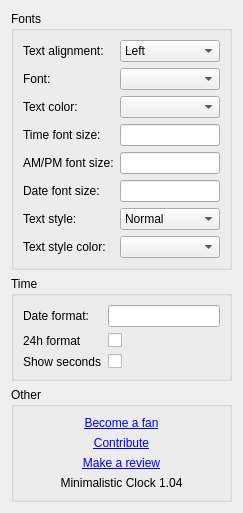
<?xml version="1.0" encoding="UTF-8"?>
<ui version="4.0">
 <class>plasmoidConfig</class>
 <widget class="QWidget" name="plasmoidConfig">
  <property name="geometry">
   <rect>
    <x>0</x>
    <y>0</y>
    <width>243</width>
    <height>453</height>
   </rect>
  </property>
  <property name="sizePolicy">
   <sizepolicy hsizetype="Expanding" vsizetype="Preferred">
    <horstretch>0</horstretch>
    <verstretch>0</verstretch>
   </sizepolicy>
  </property>
  <layout class="QVBoxLayout" name="verticalLayout">
   <item>
    <widget class="QGroupBox" name="fontsGroupBox">
     <property name="title">
      <string>Fonts</string>
     </property>
     <layout class="QHBoxLayout" name="horizontalLayout_2">
      <item>
       <layout class="QFormLayout" name="formLayout_2">
        <item row="0" column="0">
         <widget class="QLabel" name="label">
          <property name="text">
           <string>Text alignment:</string>
          </property>
         </widget>
        </item>
        <item row="0" column="1">
         <widget class="KComboBox" name="kcfg_textAlignment">
          <property name="sizePolicy">
           <sizepolicy hsizetype="Expanding" vsizetype="Fixed">
            <horstretch>0</horstretch>
            <verstretch>0</verstretch>
           </sizepolicy>
          </property>
          <item>
           <property name="text">
            <string>Left</string>
           </property>
          </item>
          <item>
           <property name="text">
            <string>Center</string>
           </property>
          </item>
          <item>
           <property name="text">
            <string>Right</string>
           </property>
          </item>
         </widget>
        </item>
        <item row="1" column="0">
         <widget class="QLabel" name="label">
          <property name="text">
           <string>Font:</string>
          </property>
         </widget>
        </item>
        <item row="1" column="1">
         <widget class="KFontComboBox" name="kcfg_textFont">
          <property name="sizePolicy">
           <sizepolicy hsizetype="Expanding" vsizetype="Fixed">
            <horstretch>0</horstretch>
            <verstretch>0</verstretch>
           </sizepolicy>
          </property>
         </widget>
        </item>
        <item row="2" column="0">
         <widget class="QLabel" name="label_2">
          <property name="text">
           <string>Text color:</string>
          </property>
         </widget>
        </item>
        <item row="2" column="1">
         <widget class="KColorCombo" name="kcfg_textColor">
          <property name="sizePolicy">
           <sizepolicy hsizetype="Expanding" vsizetype="Fixed">
            <horstretch>0</horstretch>
            <verstretch>0</verstretch>
           </sizepolicy>
          </property>
         </widget>
        </item>
        <item row="3" column="0">
         <widget class="QLabel" name="label">
          <property name="text">
           <string>Time font size:</string>
          </property>
         </widget>
        </item>
        <item row="3" column="1">
         <widget class="KLineEdit" name="kcfg_timeStringFontSize"/>
        </item>
        <item row="4" column="0">
         <widget class="QLabel" name="label">
          <property name="text">
           <string>AM/PM font size:</string>
          </property>
         </widget>
        </item>
        <item row="4" column="1">
         <widget class="KLineEdit" name="kcfg_ampmStringFontSize"/>
        </item>
        <item row="5" column="0">
         <widget class="QLabel" name="label">
          <property name="text">
           <string>Date font size:</string>
          </property>
         </widget>
        </item>
        <item row="5" column="1">
         <widget class="KLineEdit" name="kcfg_dateStringFontSize"/>
        </item>
        <item row="6" column="0">
         <widget class="QLabel" name="label">
          <property name="text">
           <string>Text style:</string>
          </property>
         </widget>
        </item>
        <item row="6" column="1">
         <widget class="KComboBox" name="kcfg_fontStyleName">
          <property name="sizePolicy">
           <sizepolicy hsizetype="Expanding" vsizetype="Fixed">
            <horstretch>0</horstretch>
            <verstretch>0</verstretch>
           </sizepolicy>
          </property>
          <item>
           <property name="text">
            <string>Normal</string>
           </property>
          </item>
          <item>
           <property name="text">
            <string>Raised</string>
           </property>
          </item>
          <item>
           <property name="text">
            <string>Outlined</string>
           </property>
          </item>
          <item>
           <property name="text">
            <string>Sunken</string>
           </property>
          </item>
         </widget>
        </item>
        <item row="7" column="0">
         <widget class="QLabel" name="label_2">
          <property name="text">
           <string>Text style color:</string>
          </property>
         </widget>
        </item>
        <item row="7" column="1">
         <widget class="KColorCombo" name="kcfg_fontStyleColor">
          <property name="sizePolicy">
           <sizepolicy hsizetype="Expanding" vsizetype="Fixed">
            <horstretch>0</horstretch>
            <verstretch>0</verstretch>
           </sizepolicy>
          </property>
         </widget>
        </item>
       </layout>
      </item>
     </layout>
    </widget>
   </item>
   <item>
    <widget class="QGroupBox" name="settingsGroupBox">
     <property name="title">
      <string>Time</string>
     </property>
     <layout class="QHBoxLayout" name="horizontalLayout">
      <item>
       <layout class="QFormLayout" name="formLayout">
        <property name="fieldGrowthPolicy">
         <enum>QFormLayout::AllNonFixedFieldsGrow</enum>
        </property>
        <item row="0" column="0">
         <widget class="QLabel" name="label">
          <property name="text">
           <string>Date format:</string>
          </property>
         </widget>
        </item>
        <item row="0" column="1">
         <widget class="KLineEdit" name="kcfg_dateStringFormat">
          <property name="toolTip">
           <string>&lt;html&gt;&lt;head/&gt;&lt;body&gt;&lt;p&gt;&lt;span style=&quot; font-size:9pt;&quot;&gt;This is a richtext field. You are able to write it like:&lt;/span&gt;&lt;/p&gt;&lt;p align=&quot;center&quot;&gt;&lt;span style=&quot; font-size:10pt; font-style:italic;&quot;&gt;dddd&amp;lt;br/&amp;gt; d MMMM&lt;/span&gt;&lt;/p&gt;&lt;p align=&quot;center&quot;&gt;&lt;span style=&quot; font-size:10pt;&quot;&gt;or&lt;/span&gt;&lt;/p&gt;&lt;p align=&quot;center&quot;&gt;&lt;span style=&quot; font-size:10pt; font-style:italic;&quot;&gt;dddd&amp;lt;span style='color:#f00'&amp;gt;d&amp;lt;/span&amp;gt; MMMM&lt;/span&gt;&lt;/p&gt;&lt;/body&gt;&lt;/html&gt;</string>
          </property>
         </widget>
        </item>
        <item row="1" column="0">
         <widget class="QLabel" name="label">
          <property name="text">
           <string>24h format</string>
          </property>
         </widget>
        </item>
        <item row="1" column="1">
         <widget class="KCheckBox" name="kcfg_timeFormat"/>
        </item>
        <item row="2" column="0">
         <widget class="QLabel" name="label">
          <property name="text">
           <string>Show seconds</string>
          </property>
         </widget>
        </item>
        <item row="2" column="1">
         <widget class="KCheckBox" name="kcfg_showSeconds"/>
        </item>
       </layout>
      </item>
     </layout>
    </widget>
   </item>
   <item>
    <widget class="QGroupBox" name="otherGroupBox">
     <property name="title">
      <string>Other</string>
     </property>
     <layout class="QVBoxLayout" name="verticalLayout_2">
      <item>
       <widget class="QLabel" name="label_3">
        <property name="text">
         <string>&lt;a href='http://kde-apps.org/content/show.php?action=fan&amp;content=165712&amp;fan=become'&gt;Become a fan&lt;/a&gt;</string>
        </property>
        <property name="textFormat">
         <enum>Qt::RichText</enum>
        </property>
        <property name="alignment">
         <set>Qt::AlignCenter</set>
        </property>
       </widget>
      </item>
      <item>
       <widget class="QLabel" name="label_4">
        <property name="text">
         <string>&lt;a href='https://github.com/vityafx/MinimalisticClock'&gt;Contribute&lt;/a&gt;</string>
        </property>
        <property name="textFormat">
         <enum>Qt::RichText</enum>
        </property>
        <property name="alignment">
         <set>Qt::AlignCenter</set>
        </property>
       </widget>
      </item>
      <item>
       <widget class="QLabel" name="label_5">
        <property name="text">
         <string>&lt;a href='http://kde-apps.org/comments/add.php?type=1&amp;forumpage=-1&amp;content=165712'&gt;Make a review&lt;/a&gt;</string>
        </property>
        <property name="textFormat">
         <enum>Qt::RichText</enum>
        </property>
        <property name="alignment">
         <set>Qt::AlignCenter</set>
        </property>
       </widget>
      </item>
            
      <item>
       <widget class="QLabel" name="label_6">
        <property name="text">
         <string>Minimalistic Clock 1.04</string>
        </property>
        <property name="alignment">
         <set>Qt::AlignCenter</set>
        </property>
       </widget>
      </item>
     </layout>
    </widget>
   </item>
  </layout>
 </widget>
 <customwidgets>
  <customwidget>
   <class>KColorCombo</class>
   <extends>QComboBox</extends>
   <header>kcolorcombo.h</header>
  </customwidget>
  <customwidget>
   <class>KLineEdit</class>
   <extends>QLineEdit</extends>
   <header>klineedit.h</header>
  </customwidget>
  <customwidget>
   <class>KCheckBox</class>
   <extends>QCheckBox</extends>
   <header>kcheckbox.h</header>
  </customwidget>
  <customwidget>
   <class>KComboBox</class>
   <extends>QComboBox</extends>
   <header>kcombobox.h</header>
  </customwidget>
  <customwidget>
   <class>KFontComboBox</class>
   <extends>KComboBox</extends>
   <header>kfontcombobox.h</header>
  </customwidget>
 </customwidgets>
 <resources/>
 <connections/>
</ui>
